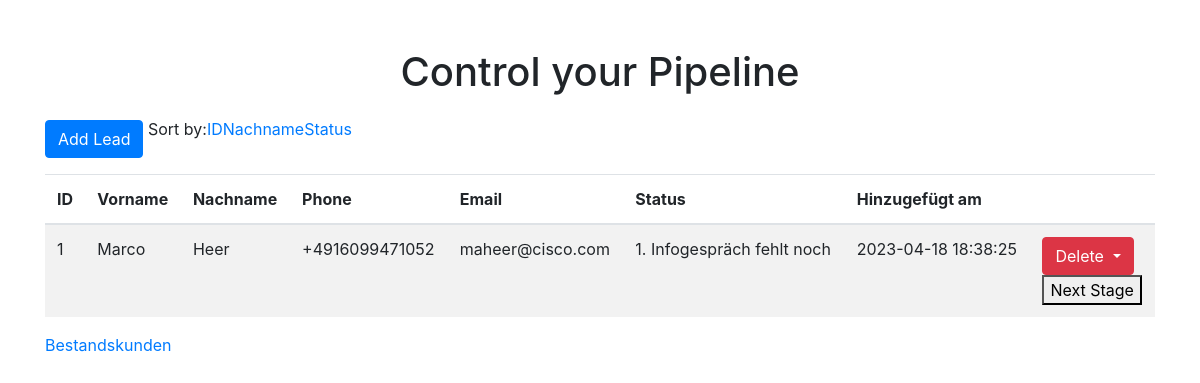
Before: / with the older database file.
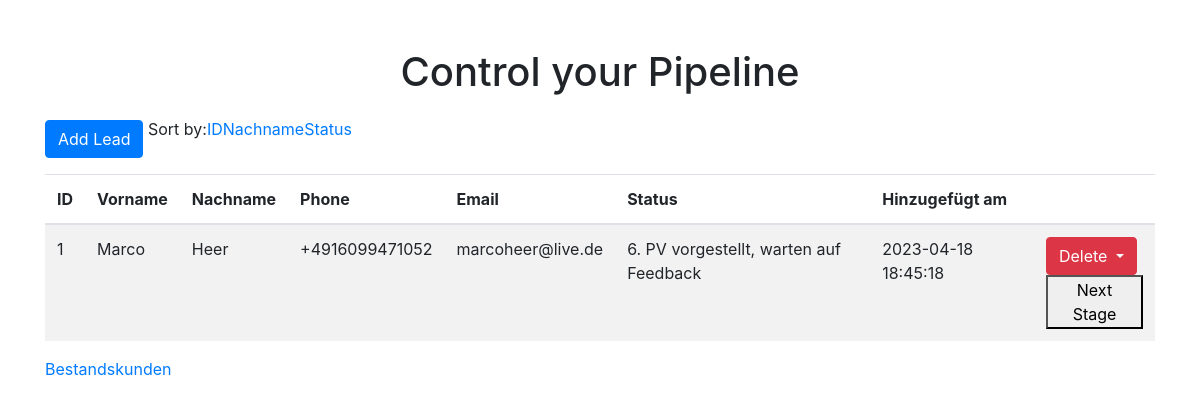
After: the same page with the newer database file.
### models.py (models this page shows)
class Lead(db.Model):
    id = db.Column(db.Integer, primary_key=True)
    first_name = db.Column(db.String(100))
    last_name = db.Column(db.String(100))
    phone = db.Column(db.String(50))
    email = db.Column(db.String(100))
    status = db.Column(db.String(100))
    created_at = db.Column(db.DateTime, default=datetime.utcnow)

### app.py (the view, shortened to what this page needs)
@app.route('/', methods=['GET', 'POST'])
def index():
    sort_by = request.args.get('sort_by', 'id')
    if sort_by not in ['id', 'last_name', 'status']:
        sort_by = 'id'
    if sort_by == 'last_name':
        leads = Lead.query.order_by(Lead.last_name).all()
    elif sort_by == 'status':
        leads = Lead.query.order_by(Lead.status).all()
    else:
        leads = Lead.query.all()
    bk_link = url_for('bestandskunden')
    bk_link_text = 'Bestandskunden'
    return render_template('index.html', leads=leads, bk_link=bk_link, bk_link_text=bk_link_text)

### templates/index.html (shortened to what this page needs)
<!DOCTYPE html>
<html lang="de">
<head>
    <link rel="stylesheet" href="https://maxcdn.bootstrapcdn.com/bootstrap/4.5.2/css/bootstrap.min.css">
    <link rel="stylesheet" href="/static/css/main.css">
</head>
<body>
    <div class="container mt-5">
        <h1 class="text-center">Control your Pipeline</h1>
        <button id="show-form-btn" class="btn btn-primary mt-3" onclick="toggleForm()">Add Lead</button>
<table id="leads-table" class="table table-striped mt-3">
    <label for="sort-by">Sort by:</label>
        <a href="{{ url_for('index', sort_by='id') }}">ID</a>
        <a href="{{ url_for('index', sort_by='last_name') }}">Nachname</a>
        <a href="{{ url_for('index', sort_by='status') }}">Status</a>
        <thead>
            <tr>
                <th onclick="sortTable(0)">ID</th>
                <th onclick="sortTable(1)">Vorname</th>
                <th onclick="sortTable(2)">Nachname</th>
                <th>Phone</th>
                <th>Email</th>
                <th onclick="sortTable(3)">Status</th>
                <th scope="col">Hinzugefügt am</th>
                <th></th>
            </tr>
        </thead>
        <tbody>
            {% for lead in leads %}
            <tr>
                <td>{{ lead.id }}</td>
                <td>{{ lead.first_name }}</td>
                <td>{{ lead.last_name }}</td>
                <td>{{ lead.phone }}</td>
                <td>{{ lead.email }}</td>
                <td>{{ lead.status }}</td>
                <td>{{ lead.created_at.strftime('%Y-%m-%d %H:%M:%S') }}</td>
                        <td>
                            <div class="dropdown">
                                <button class="btn btn-danger dropdown-toggle" type="button" id="deleteMenu" data-toggle="dropdown" aria-haspopup="true" aria-expanded="false">
                                    Delete
                                </button>
                            </div>
                            <button onclick="changeStatus('{{ lead.id }}')">Next Stage</button>
                        </td>
                </tr>
                {% endfor %}
            </tbody>
        </table>
        <a href="{{ bk_link }}">{{ bk_link_text }}</a>
    </body>
    </html>

Changed rows visible on the page:
changed Lead "Marco": email "maheer@cisco.com" → "marcoheer@live.de"; status "1. Infogespräch fehlt noch" → "6. PV vorgestellt, warten auf Feedback"; created_at "2023-04-18 18:38:25" → "2023-04-18 18:45:18"
